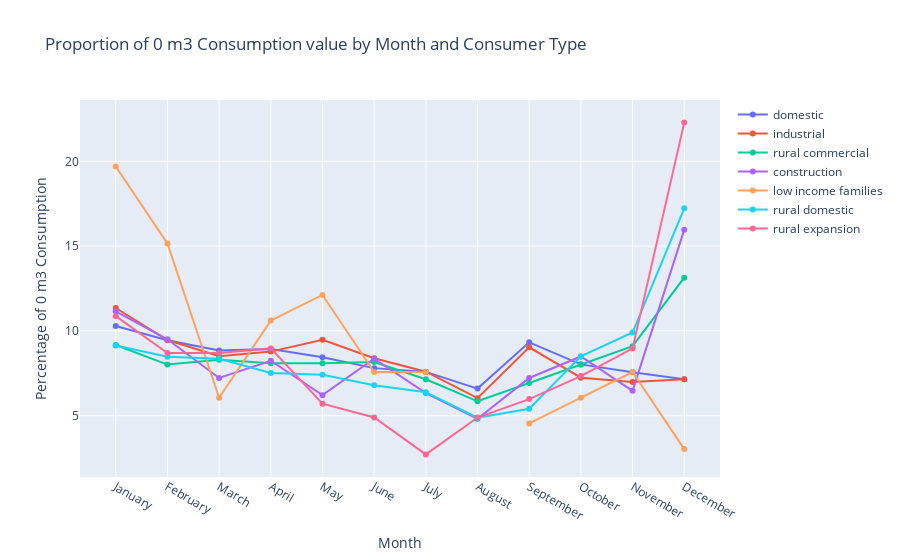

The code cell stored with this chart in its notebook:
### Markdown cell above
(*In order to see the Plotly interactive plots, download and run the notebook in your local machine or in Google Colab. Attached screenshot to visualise the graph without running the notebook.*)

![Percentage of 0 m3 Consumption value for each month and Consumer type](zero-consumption-month-consumer-type.png)

- Interactively filtering the graph traces by consumer, it is clearly visible that the three rural categories have a similar behaviour, with a peak in the months of January and December, and a minimum in the months of June, July and August. Also, the `construction` category shares a comparable trend with them, but with a higher peak in June.

- The `domestic` and `industrial` show a similar and more stable behaviour through the year. `rural domestic` and `rural comercial` also have a similar trend to them until August, when they diverge.

- The `low income families` category has a different behaviour from the rest.

### Code cell
total_counts = df.groupby(['Consumer_type'])['Consumer_number'].count()

fig = go.Figure()

for consumer_type in df['Consumer_type'].unique():
    
    filtered = df_type_month[consumer_type]

    fig.add_trace(go.Scatter(
        mode='lines+markers',
        x=filtered.index,
        y=filtered.values,
        name=f'{consumer_type}',
    ))

fig.update_layout(

    title='Proportion of 0 m3 Consumption value by Month and Consumer Type',
    xaxis_title='Month',
    yaxis_title='Percentage of 0 m3 Consumption',
    xaxis={'ticktext': ['January', 'February', 'March', 'April', 'May', 'June', 'July', 'August', 'September', 'October', 'November', 'December'], 
           'tickvals': [1, 2, 3, 4, 5, 6, 7, 8, 9, 10, 11, 12]}
)

fig.show()

### Figure 1 — Plotly figure (JSON) as saved in the notebook; plotly's stock layout.template omitted (floating-point values rounded to 4 significant figures)
{"data": [{"mode": "lines+markers", "name": "domestic", "type": "scatter", "x": [1, 2, 3, 4, 5, 6, 7, 8, 9, 10, 11, 12], "y": [10.29, 9.453, 8.838, 8.934, 8.448, 7.805, 7.581, 6.597, 9.326, 8.025, 7.555, 7.145]}, {"mode": "lines+markers", "name": "industrial", "type": "scatter", "x": [1, 2, 3, 4, 5, 6, 7, 8, 9, 10, 11, 12], "y": [11.35, 9.461, 8.507, 8.779, 9.48, 8.39, 7.592, 6.035, 9.033, 7.242, 6.989, 7.144]}, {"mode": "lines+markers", "name": "rural commercial", "type": "scatter", "x": [1, 2, 3, 4, 5, 6, 7, 8, 9, 10, 11, 12], "y": [9.17, 8.014, 8.303, 8.087, 8.087, 8.159, 7.148, 5.848, 6.931, 8.014, 9.097, 13.14]}, {"mode": "lines+markers", "name": "construction", "type": "scatter", "x": [1, 2, 3, 4, 5, 6, 7, 8, 9, 10, 11, 12], "y": [11.15, 9.506, 7.224, 8.238, 6.21, 8.365, 6.337, 4.816, 7.224, 8.492, 6.464, 15.97]}, {"mode": "lines+markers", "name": "low income families", "type": "scatter", "x": [1, 2, 3, 4, 5, 6, 7, 8, 9, 10, 11, 12], "y": [19.7, 15.15, 6.061, 10.61, 12.12, 7.576, 7.576, null, 4.545, 6.061, 7.576, 3.03]}, {"mode": "lines+markers", "name": "rural domestic", "type": "scatter", "x": [1, 2, 3, 4, 5, 6, 7, 8, 9, 10, 11, 12], "y": [9.138, 8.482, 8.352, 7.514, 7.411, 6.8, 6.378, 4.884, 5.41, 8.495, 9.905, 17.23]}, {"mode": "lines+markers", "name": "rural expansion", "type": "scatter", "x": [1, 2, 3, 4, 5, 6, 7, 8, 9, 10, 11, 12], "y": [10.87, 8.696, 8.696, 8.967, 5.707, 4.891, 2.717, 4.891, 5.978, 7.337, 8.967, 22.28]}], "layout": {"title": {"text": "Proportion of 0 m3 Consumption value by Month and Consumer Type"}, "xaxis": {"ticktext": ["January", "February", "March", "April", "May", "June", "July", "August", "September", "October", "November", "December"], "tickvals": [1, 2, 3, 4, 5, 6, 7, 8, 9, 10, 11, 12], "title": {"text": "Month"}}, "yaxis": {"title": {"text": "Percentage of 0 m3 Consumption"}}}}
